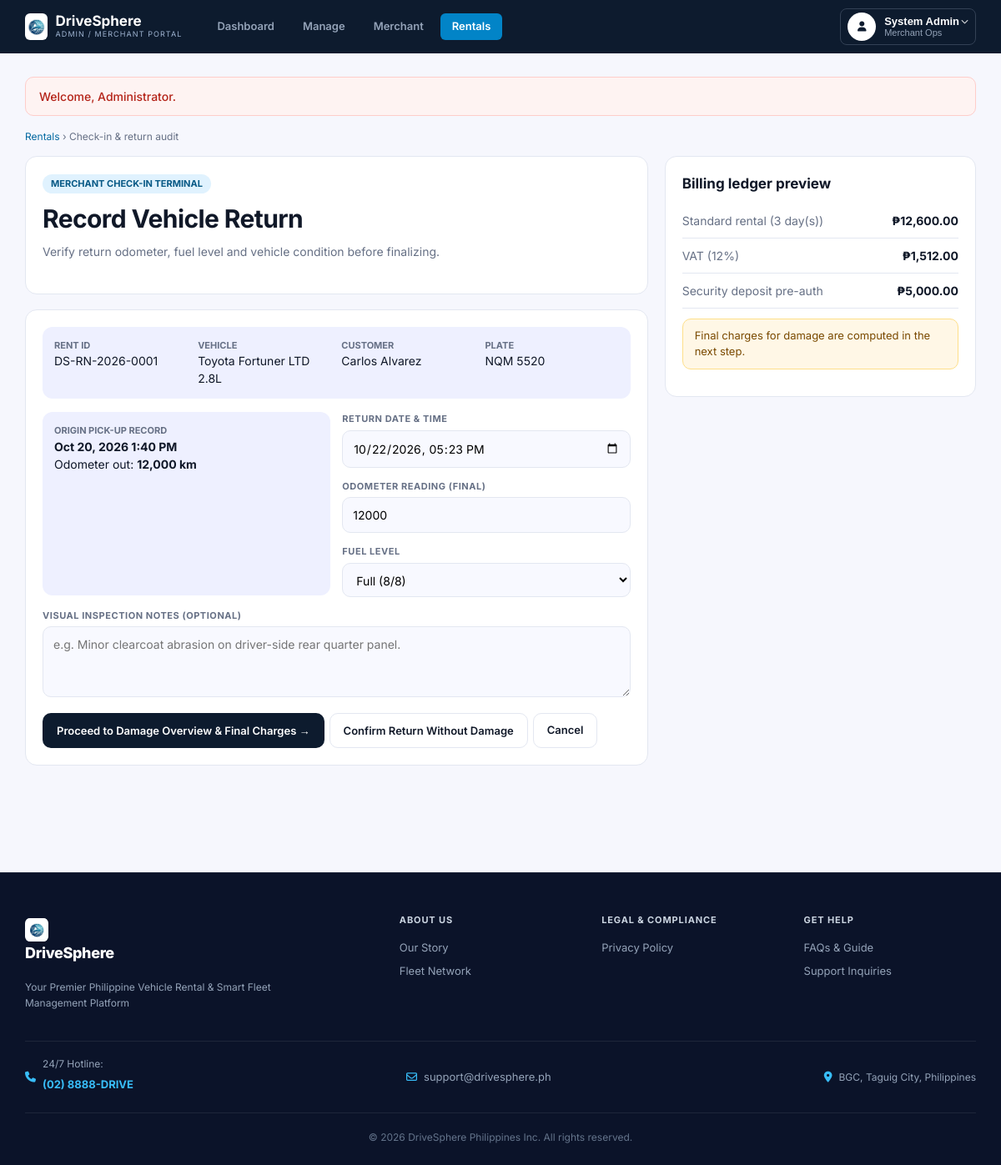
Screenshot of /admin/record_return.php?id=1 (signed in) with the database file from the repository.
### tables this page shows
CREATE TABLE IF NOT EXISTS `reservations` (
  `id` INT AUTO_INCREMENT PRIMARY KEY,
  `reference_code` VARCHAR(30) NOT NULL UNIQUE,
  `user_id` INT DEFAULT NULL,
  `vehicle_id` INT NOT NULL,
  `pickup_location` VARCHAR(100) NOT NULL,
  `return_location` VARCHAR(100) NOT NULL,
  `pickup_date` DATETIME NOT NULL,
  `return_date` DATETIME NOT NULL,
  `total_price` DECIMAL(10,2) NOT NULL,
  `status` ENUM('pending','confirmed','completed','cancelled') DEFAULT 'pending',
  `created_at` TIMESTAMP DEFAULT CURRENT_TIMESTAMP,
  FOREIGN KEY (`user_id`) REFERENCES `users`(`id`) ON DELETE SET NULL,
  FOREIGN KEY (`vehicle_id`) REFERENCES `vehicles`(`id`) ON DELETE CASCADE
);

CREATE TABLE IF NOT EXISTS `vehicles` (
  `id` INT AUTO_INCREMENT PRIMARY KEY,
  `category_id` INT NOT NULL,
  `make` VARCHAR(50) NOT NULL,
  `model` VARCHAR(100) NOT NULL,
  `tag_label` VARCHAR(100) DEFAULT NULL,
  `plate_number` VARCHAR(20) NOT NULL UNIQUE,
  `daily_rate` DECIMAL(10,2) NOT NULL,
  `weekly_rate` DECIMAL(10,2) DEFAULT NULL,
  `transmission` VARCHAR(30) NOT NULL,
  `fuel_type` VARCHAR(30) NOT NULL,
  `seats` INT NOT NULL,
  `status` ENUM('available','rented','maintenance') DEFAULT 'available',
  `image_url` VARCHAR(255) NOT NULL,
  `description` TEXT DEFAULT NULL,
  `created_at` TIMESTAMP DEFAULT CURRENT_TIMESTAMP,
  FOREIGN KEY (`category_id`) REFERENCES `categories`(`id`) ON DELETE CASCADE
);

### includes/admin_booking.php (called while the page is built, shortened)
<?php
function load_booking($pdo, $id) {
    $st = $pdo->prepare("SELECT r.*, v.make, v.model, v.plate_number, v.image_url, v.transmission, v.fuel_type, v.seats, v.daily_rate, v.odometer AS v_odometer,
                                u.first_name, u.last_name, u.email AS cust_email, u.phone AS cust_phone
                         FROM reservations r JOIN vehicles v ON r.vehicle_id = v.id LEFT JOIN users u ON r.user_id = u.id WHERE r.id = ?");
    $st->execute([(int)$id]);
    $b = $st->fetch();
    $b['cust_name'] = trim(($b['first_name'] ?? '') . ' ' . ($b['last_name'] ?? '')) ?: ($b['driver_name'] ?? 'Guest');
    return $b;
}

### admin/record_return.php (the view, shortened to what this page needs)
<?php
require_once __DIR__ . '/../includes/admin_header.php';
require_once __DIR__ . '/../includes/admin_booking.php';
$b = load_booking($pdo, $_GET['id'] ?? $_POST['id'] ?? 0);
$fuels = ['Full (8/8)', '3/4 tank', '1/2 tank', '1/4 tank', 'Empty'];
?>
<div class="crumb"><a href="<?= $A ?>rentals.php">Rentals</a> &rsaquo; Check-in &amp; return audit</div>
<form method="post" class="split"><?= csrf_field() ?><input type="hidden" name="id" value="<?= (int)$b['id'] ?>">
  <div>
    <div class="card"><span class="badge b-blue">MERCHANT CHECK-IN TERMINAL</span><h1 class="t" style="margin-top:8px">Record Vehicle Return</h1><p class="sub">Verify return odometer, fuel level and vehicle condition before finalizing.</p></div>
    <div class="card">
      <div class="kv"><div><small>Rent ID</small><?= e($b['reference_code']) ?></div><div><small>Vehicle</small><?= e($b['make'] . ' ' . $b['model']) ?></div><div><small>Customer</small><?= e($b['cust_name']) ?></div><div><small>Plate</small><?= e($b['plate_number']) ?></div></div>
      <div class="row2">
        <div class="kv" style="display:block"><small>Origin pick-up record</small><b><?= date('M j, Y g:i A', strtotime($b['pickup_date'])) ?></b><br>Odometer out: <b><?= number_format($b['odometer_out']) ?> km</b></div>
        <div>
          <div class="field"><label>Return date &amp; time</label><input type="datetime-local" name="returned_at" value="<?= date('Y-m-d\TH:i') ?>" required></div>
          <div class="field"><label>Odometer reading (final)</label><input type="number" name="odometer_in" min="<?= (int)$b['odometer_out'] ?>" value="<?= (int)$b['odometer_out'] ?>" required></div>
          <div class="field"><label>Fuel level</label><select name="fuel_level"><?php foreach ($fuels as $f): ?><option><?= $f ?></option><?php endforeach; ?></select></div>
        </div>
      </div>
      <div class="field"><label>Visual inspection notes (optional)</label><textarea name="notes" rows="3" placeholder="e.g. Minor clearcoat abrasion on driver-side rear quarter panel."></textarea></div>
      <div class="act"><button class="btn-d" name="next" value="damage">Proceed to Damage Overview &amp; Final Charges &rarr;</button><button class="btn-o" name="next" value="no_damage" data-noconfirm>Confirm Return Without Damage</button><a class="btn-o" href="<?= $A ?>rentals.php">Cancel</a></div>
    </div>
  </div>
  <div>
    <div class="card"><h3>Billing ledger preview</h3>
      <div class="line"><span>Standard rental (<?= (int)$b['days'] ?> day(s))</span><b><?= money($b['base_amount']) ?></b></div>
      <div class="line"><span>VAT (12%)</span><b><?= money($b['vat_amount']) ?></b></div>
      <div class="line"><span>Security deposit pre-auth</span><b><?= money($b['deposit_amount']) ?></b></div>
      <div class="note">Final charges for damage are computed in the next step.</div></div>
  </div>
</form>
<?php require __DIR__ . '/../includes/admin_footer.php'; ?>

### rows the page displays
reservations: reference_code "DS-RN-2026-0001", vehicle.model "Toyota Fortuner LTD 2.8L", driver_name "Carlos Alvarez", vehicle.plate_number "NQM 5520", pickup_date "Oct 20, 2026 1:40 PM", odometer_out "12,000", odometer_in "12000", days "3", base_amount "₱12,600.00", vat_amount "₱1,512.00", deposit_amount "₱5,000.00"

### other values shown
$f['msg'] "Welcome, Administrator."
form field fuel_level "Full (8/8)"
